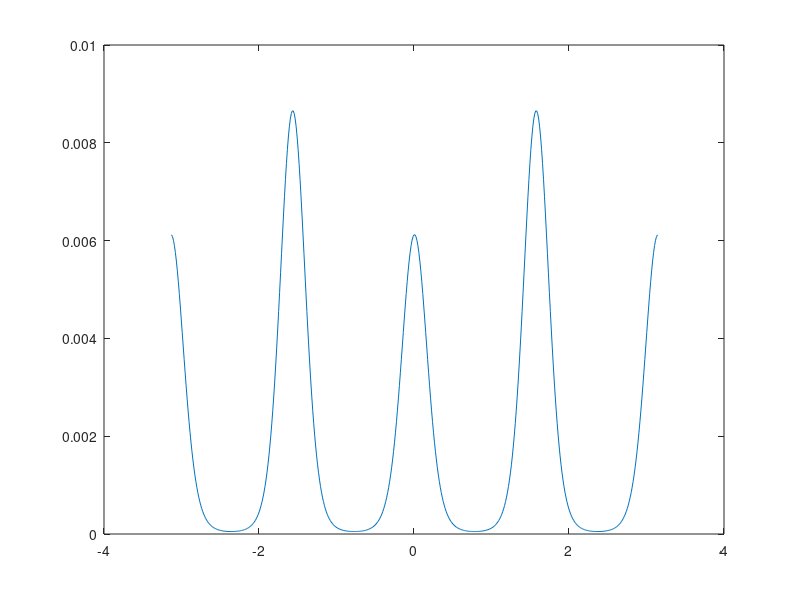

The MATLAB source for this figure:
clear all
close all
format long

K = 0.5
temperature = 0.1
nbins = 500

D = @(theta) sqrt(K) .* cos(theta).^2 + sin(theta).^2 ./ sqrt(K);
U = @(theta) cos(theta).^2 .* sin(theta).^2 / K;
%U = @(theta) sin(theta);
f = @(theta) sqrt(D(theta)) .* exp(-U(theta) ./ temperature);

N = 1e7;

z1 = quadgk(f, -pi, pi)

% ts = linspace(-pi, pi, N*10);
% h = ts(2) - ts(1);
% z2 = h*trapz(f(ts))

% zerr = log10(abs(z1-z2))

hst1 = zeros(1, nbins);
% hst2 = zeros(1, nbins);
intervals = linspace(-pi, pi, nbins + 1);

for r = 1:nbins
    % disp(['Step ' num2str(r)]);
    
    a = intervals(r);
    b = intervals(r+1);
    hst1(r) = quadgk(f, a, b) / z1;

    % ts = linspace(a, b, N);
    % dt = ts(2) - ts(1);
    % hst2(r) = dt * trapz(f(ts)) / z2;
end

% err = log10(norm(hst1 - hst2, 'inf'))

% subplot(1, 2, 1);
plot(intervals(2:end), hst1);
data = [intervals(1:end-1)' hst1'];
save('histogram.dat', '-ascii', 'data')
% subplot(1, 2, 2);
% hist(hst2);

% hst3 = [0.06335038037960476 0.07846018979248426 0.08547751219967743 0.0803223327528606 0.06946234526594158 0.06946234526594158 0.08032233275286062 0.08547751219967741 0.07846018979248426 0.06335038037960475 0.04648530341829146 0.03194415120522183 0.02106348636216899 0.01370652625218747 0.009727772371561617 0.009727772371561617 0.01370652625218747 0.02106348636216898 0.03194415120522182 0.04648530341829145];
% %hst3 = [0.0676574 0.0650374 0.0551709 0.0418376 0.031793 0.031793 0.0418376 0.0551709 0.0650374 0.0676574 0.0637844 0.0565438 0.0479972 0.0387983 0.0313801 0.0313801 0.0387983 0.0479972 0.0565438 0.0637844];
% err13 = log10(norm(hst1 - hst3, 'inf'))
% err23 = log10(norm(hst2 - hst3, 'inf'))
